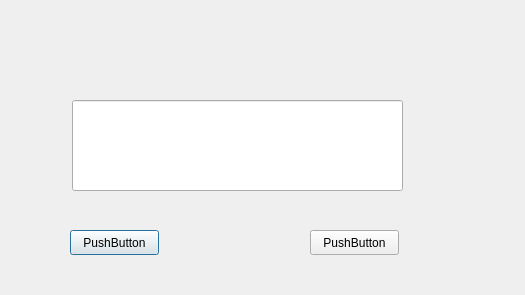
<?xml version="1.0" encoding="UTF-8"?>
<ui version="4.0">
 <class>Dialog</class>
 <widget class="QDialog" name="Dialog">
  <property name="geometry">
   <rect>
    <x>0</x>
    <y>0</y>
    <width>525</width>
    <height>295</height>
   </rect>
  </property>
  <property name="windowTitle">
   <string>Dialog</string>
  </property>
  <widget class="QPushButton" name="pushButton">
   <property name="geometry">
    <rect>
     <x>70</x>
     <y>230</y>
     <width>89</width>
     <height>25</height>
    </rect>
   </property>
   <property name="text">
    <string>PushButton</string>
   </property>
  </widget>
  <widget class="QPushButton" name="pushButton_2">
   <property name="geometry">
    <rect>
     <x>310</x>
     <y>230</y>
     <width>89</width>
     <height>25</height>
    </rect>
   </property>
   <property name="text">
    <string>PushButton</string>
   </property>
  </widget>
  <widget class="QLineEdit" name="lineEdit">
   <property name="geometry">
    <rect>
     <x>72</x>
     <y>100</y>
     <width>331</width>
     <height>91</height>
    </rect>
   </property>
  </widget>
 </widget>
 <resources/>
 <connections/>
</ui>
